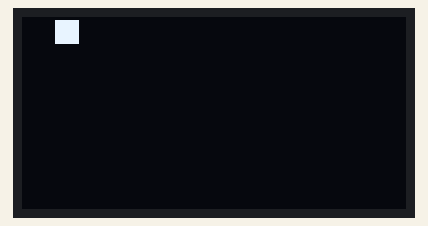
This sketch was run on a simulated ESP32. Shown: 128×64 one-colour display. Wiring (inferred from the names in the program): SSD1306 OLED at I2C address 0x3C. What the sketch prints to the serial monitor is not drawn.

Above: at 63.22 s.
At 64.73 s:
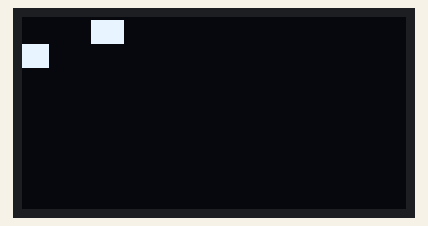
At 65.49 s:
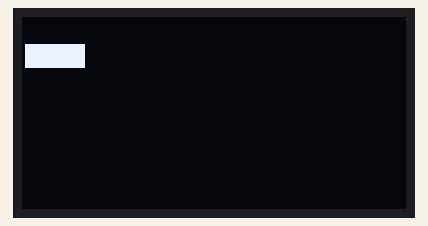
At 66.62 s:
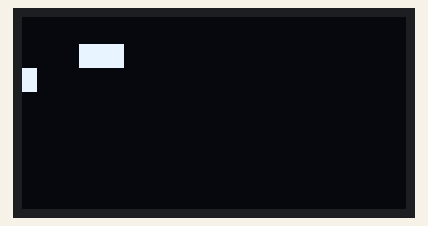
At 68.13 s:
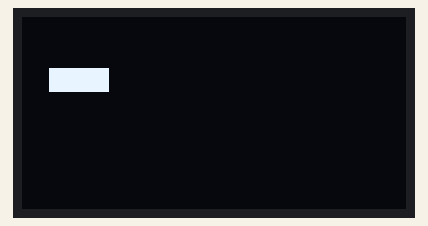
At 70.02 s:
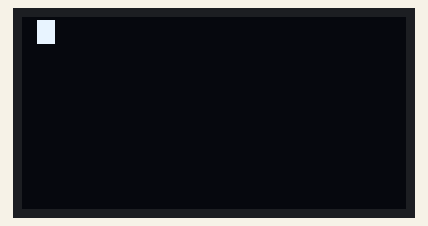

The sketch:

display_test.ino
```cpp
#include <Wire.h>

// Chunk-size sweep for the SSD1306 at 0x3C (GPIO5/6, 400 kHz).
//
// Finding so far: failures follow chunk LENGTH, not position - short final
// chunks never failed, 30-byte chunks failed ~17-20%. This sweep measures
// 8/16/24/32-byte chunks with and without a small delay and picks a winner.

#define SDA_PIN 5
#define SCL_PIN 6
#define OLED_ADDR 0x3C

static uint8_t fb[1024];
static uint32_t fails = 0, writes = 0;

void cmd2b(uint8_t c, uint8_t a) {
  Wire.beginTransmission(OLED_ADDR);
  Wire.write(0x00); Wire.write(c); Wire.write(a);
  if (Wire.endTransmission()) fails++;
  writes++;
}

void cmd1(uint8_t c) {
  Wire.beginTransmission(OLED_ADDR);
  Wire.write(0x00); Wire.write(c);
  if (Wire.endTransmission()) fails++;
  writes++;
}

void pushFrame(uint8_t chunk, uint32_t gapUs) {
  cmd2b(0x21, 0x00); cmd2b(0x21, 127);
  cmd2b(0x22, 0x00); cmd2b(0x22, 7);
  for (uint8_t p = 0; p < 8; p++) {
    for (uint8_t off = 0; off < 128; off += chunk) {
      uint8_t n = (128 - off < chunk) ? (128 - off) : chunk;
      Wire.beginTransmission(OLED_ADDR);
      Wire.write(0x40);
      Wire.write(&fb[p * 128 + off], n);
      if (Wire.endTransmission()) fails++;
      writes++;
      if (gapUs) delayMicroseconds(gapUs);
    }
  }
}

void pattern(int f) {
  memset(fb, 0, sizeof(fb));
  for (int y = 0; y < 64; y++)
    for (int x = 0; x < 20; x++)
      fb[(y >> 3) * 128 + ((f * 2 + x) % 128)] |= 1 << (y & 7);
}

void run(const char *label, uint8_t chunk, uint32_t gapUs, int frames) {
  fails = writes = 0;
  uint32_t t0 = micros();
  for (int f = 0; f < frames; f++) { pattern(f); pushFrame(chunk, gapUs); }
  uint32_t ms = (micros() - t0) / 1000;
  Serial.printf("%-22s chunk %2u gap %4luus: %5.2f ms/frame = %5.1f fps, %lu/%lu fail (%.1f%%)\n",
                label, chunk, (unsigned long)gapUs, (float)ms / frames,
                frames * 1000.0f / ms,
                (unsigned long)fails, (unsigned long)writes,
                100.0f * fails / writes);
}

void setup() {
  Serial.begin(115200);
  uint32_t t0 = millis();
  while (!Serial && (millis() - t0 < 3000)) delay(10);
  Serial.println();
  Serial.println(F("=== chunk sweep: SSD1306 128x64 @0x3C, GPIO5/6, 400 kHz ==="));

  Wire.begin(SDA_PIN, SCL_PIN);
  Wire.setClock(400000);
  delay(20);

  Wire.beginTransmission(OLED_ADDR); Wire.write((uint8_t)0x00); Wire.write((uint8_t)0xAE);
  Serial.printf("panel present: %s\n", Wire.endTransmission() == 0 ? "ACK" : "NAK");
  cmd2b(0x8D, 0x14); cmd2b(0x20, 0x00); cmd1(0xAF);
  delay(50);

  run("baseline", 30, 0, 60);
  run("short chunks", 8, 0, 60);
  run("short chunks", 16, 0, 60);
  run("short chunks", 24, 0, 60);
  run("short chunks", 32, 0, 60);
  run("16 + gap", 16, 100, 60);
  run("16 + gap", 16, 200, 60);
  run("8 + gap", 8, 100, 60);
  run("8 + gap", 8, 200, 60);

  Serial.println(F("=== steady animation, chunk 16, no gap ==="));
}

void loop() {
  static int f = 0;
  pattern(f++);
  pushFrame(16, 0);
  delay(20);
}
```

Measured:
- by itself, everything shown: repeats every 8.1 s, in 21 steps
